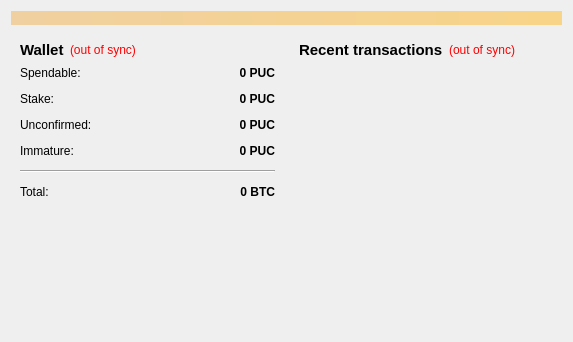
<?xml version="1.0" encoding="UTF-8"?>
<ui version="4.0">
 <class>OverviewPage</class>
 <widget class="QWidget" name="OverviewPage">
  <property name="geometry">
   <rect>
    <x>0</x>
    <y>0</y>
    <width>573</width>
    <height>342</height>
   </rect>
  </property>
  <property name="windowTitle">
   <string>Form</string>
  </property>
  <layout class="QVBoxLayout" name="topLayout">
   <item>
    <widget class="QLabel" name="labelAlerts">
     <property name="visible">
      <bool>false</bool>
     </property>
     <property name="styleSheet">
      <string notr="true">background-color: qlineargradient(x1: 0, y1: 0, x2: 1, y2: 0, stop:0 #F0D0A0, stop:1 #F8D488);  color:#000000
</string>
     </property>
     <property name="wordWrap">
      <bool>true</bool>
     </property>
     <property name="margin">
      <number>3</number>
     </property>
    </widget>
   </item>
   <item>
    <layout class="QHBoxLayout" name="horizontalLayout" stretch="1,1">
     <item>
      <layout class="QVBoxLayout" name="verticalLayout_2">
       <item>
        <widget class="QWidget" name="widget" native="true">
         <layout class="QVBoxLayout" name="verticalLayout_4">
          <item>
           <layout class="QHBoxLayout" name="horizontalLayout_4">
            <item>
             <widget class="QLabel" name="label_5">
              <property name="font">
               <font>
                <pointsize>11</pointsize>
                <weight>75</weight>
                <bold>true</bold>
               </font>
              </property>
              <property name="text">
               <string>Wallet</string>
              </property>
             </widget>
            </item>
            <item>
             <widget class="QLabel" name="labelWalletStatus">
              <property name="toolTip">
               <string>The displayed information may be out of date. Your wallet automatically synchronizes with the PlusCoin network after a connection is established, but this process has not completed yet.</string>
              </property>
              <property name="styleSheet">
               <string notr="true">QLabel { color: red; }</string>
              </property>
              <property name="text">
               <string notr="true">(out of sync)</string>
              </property>
              <property name="alignment">
               <set>Qt::AlignLeading|Qt::AlignLeft|Qt::AlignVCenter</set>
              </property>
             </widget>
            </item>
            <item>
             <spacer name="horizontalSpacer_2">
              <property name="orientation">
               <enum>Qt::Horizontal</enum>
              </property>
              <property name="sizeHint" stdset="0">
               <size>
                <width>40</width>
                <height>20</height>
               </size>
              </property>
             </spacer>
            </item>
           </layout>
          </item>
          <item>
           <layout class="QFormLayout" name="formLayout_2">
            <property name="fieldGrowthPolicy">
             <enum>QFormLayout::AllNonFixedFieldsGrow</enum>
            </property>
            <property name="horizontalSpacing">
             <number>12</number>
            </property>
            <property name="verticalSpacing">
             <number>12</number>
            </property>
            <item row="0" column="0">
             <widget class="QLabel" name="label">
              <property name="text">
               <string>Spendable:</string>
              </property>
             </widget>
            </item>
            <item row="0" column="1">
             <widget class="QLabel" name="labelBalance">
              <property name="font">
               <font>
                <weight>75</weight>
                <bold>true</bold>
               </font>
              </property>
              <property name="cursor">
               <cursorShape>IBeamCursor</cursorShape>
              </property>
              <property name="toolTip">
               <string>Your current spendable balance</string>
              </property>
              <property name="text">
               <string notr="true">0 PUC</string>
              </property>
              <property name="alignment">
               <set>Qt::AlignRight|Qt::AlignTrailing|Qt::AlignVCenter</set>
              </property>
              <property name="textInteractionFlags">
               <set>Qt::LinksAccessibleByMouse|Qt::TextSelectableByKeyboard|Qt::TextSelectableByMouse</set>
              </property>
             </widget>
            </item>
            <item row="1" column="0">
             <widget class="QLabel" name="label_6">
              <property name="text">
               <string>Stake:</string>
              </property>
             </widget>
            </item>
            <item row="1" column="1">
             <widget class="QLabel" name="labelStake">
              <property name="font">
               <font>
                <weight>75</weight>
                <bold>true</bold>
               </font>
              </property>
              <property name="cursor">
               <cursorShape>IBeamCursor</cursorShape>
              </property>
              <property name="toolTip">
               <string>Total of coins that was staked, and do not yet count toward the current balance</string>
              </property>
              <property name="text">
               <string notr="true">0 PUC</string>
              </property>
              <property name="alignment">
               <set>Qt::AlignRight|Qt::AlignTrailing|Qt::AlignVCenter</set>
              </property>
              <property name="textInteractionFlags">
               <set>Qt::LinksAccessibleByMouse|Qt::TextSelectableByKeyboard|Qt::TextSelectableByMouse</set>
              </property>
             </widget>
            </item>
            <item row="2" column="0">
             <widget class="QLabel" name="label_3">
              <property name="text">
               <string>Unconfirmed:</string>
              </property>
             </widget>
            </item>
            <item row="2" column="1">
             <widget class="QLabel" name="labelUnconfirmed">
              <property name="font">
               <font>
                <weight>75</weight>
                <bold>true</bold>
               </font>
              </property>
              <property name="cursor">
               <cursorShape>IBeamCursor</cursorShape>
              </property>
              <property name="toolTip">
               <string>Total of transactions that have yet to be confirmed, and do not yet count toward the current balance</string>
              </property>
              <property name="text">
               <string notr="true">0 PUC</string>
              </property>
              <property name="alignment">
               <set>Qt::AlignRight|Qt::AlignTrailing|Qt::AlignVCenter</set>
              </property>
              <property name="textInteractionFlags">
               <set>Qt::LinksAccessibleByMouse|Qt::TextSelectableByKeyboard|Qt::TextSelectableByMouse</set>
              </property>
             </widget>
            </item>
            <item row="3" column="0">
             <widget class="QLabel" name="labelImmatureText">
              <property name="text">
               <string>Immature:</string>
              </property>
             </widget>
            </item>
            <item row="3" column="1">
             <widget class="QLabel" name="labelImmature">
              <property name="font">
               <font>
                <weight>75</weight>
                <bold>true</bold>
               </font>
              </property>
              <property name="toolTip">
               <string>Mined balance that has not yet matured</string>
              </property>
              <property name="text">
               <string notr="true">0 PUC</string>
              </property>
              <property name="alignment">
               <set>Qt::AlignRight|Qt::AlignTrailing|Qt::AlignVCenter</set>
              </property>
              <property name="textInteractionFlags">
               <set>Qt::LinksAccessibleByMouse|Qt::TextSelectableByKeyboard|Qt::TextSelectableByMouse</set>
              </property>
             </widget>
            </item>
            <item row="4" column="0" colspan="2">
             <widget class="Line" name="line">
              <property name="orientation">
               <enum>Qt::Horizontal</enum>
              </property>
             </widget>
            </item>
            <item row="5" column="0">
             <widget class="QLabel" name="labelTotalText">
              <property name="text">
               <string>Total:</string>
              </property>
             </widget>
            </item>
            <item row="5" column="1">
             <widget class="QLabel" name="labelTotal">
              <property name="font">
               <font>
                <weight>75</weight>
                <bold>true</bold>
               </font>
              </property>
              <property name="cursor">
               <cursorShape>IBeamCursor</cursorShape>
              </property>
              <property name="toolTip">
               <string>Your current total balance</string>
              </property>
              <property name="text">
               <string notr="true">0 BTC</string>
              </property>
              <property name="alignment">
               <set>Qt::AlignRight|Qt::AlignTrailing|Qt::AlignVCenter</set>
              </property>
              <property name="textInteractionFlags">
               <set>Qt::LinksAccessibleByMouse|Qt::TextSelectableByKeyboard|Qt::TextSelectableByMouse</set>
              </property>
             </widget>
            </item>
           </layout>
          </item>
         </layout>
        </widget>
       </item>
       <item>
        <spacer name="verticalSpacer">
         <property name="orientation">
          <enum>Qt::Vertical</enum>
         </property>
         <property name="sizeHint" stdset="0">
          <size>
           <width>20</width>
           <height>40</height>
          </size>
         </property>
        </spacer>
       </item>
      </layout>
     </item>
     <item>
      <layout class="QVBoxLayout" name="verticalLayout_3">
       <item>
        <widget class="QWidget" name="widget_2" native="true">
         <layout class="QVBoxLayout" name="verticalLayout">
          <item>
           <layout class="QHBoxLayout" name="horizontalLayout_2">
            <item>
             <widget class="QLabel" name="label_4">
              <property name="font">
               <font>
                <pointsize>11</pointsize>
                <weight>75</weight>
                <bold>true</bold>
               </font>
              </property>
              <property name="text">
               <string>&lt;b&gt;Recent transactions&lt;/b&gt;</string>
              </property>
             </widget>
            </item>
            <item>
             <widget class="QLabel" name="labelTransactionsStatus">
              <property name="toolTip">
               <string>The displayed information may be out of date. Your wallet automatically synchronizes with the PlusCoin network after a connection is established, but this process has not completed yet.</string>
              </property>
              <property name="styleSheet">
               <string notr="true">QLabel { color: red; }</string>
              </property>
              <property name="text">
               <string notr="true">(out of sync)</string>
              </property>
              <property name="alignment">
               <set>Qt::AlignRight|Qt::AlignTrailing|Qt::AlignVCenter</set>
              </property>
             </widget>
            </item>
            <item>
             <spacer name="horizontalSpacer">
              <property name="orientation">
               <enum>Qt::Horizontal</enum>
              </property>
              <property name="sizeHint" stdset="0">
               <size>
                <width>40</width>
                <height>20</height>
               </size>
              </property>
             </spacer>
            </item>
           </layout>
          </item>
          <item>
           <widget class="QListView" name="listTransactions">
            <property name="styleSheet">
             <string notr="true">QListView { background: transparent; }</string>
            </property>
            <property name="frameShape">
             <enum>QFrame::NoFrame</enum>
            </property>
            <property name="verticalScrollBarPolicy">
             <enum>Qt::ScrollBarAlwaysOff</enum>
            </property>
            <property name="horizontalScrollBarPolicy">
             <enum>Qt::ScrollBarAlwaysOff</enum>
            </property>
            <property name="selectionMode">
             <enum>QAbstractItemView::NoSelection</enum>
            </property>
           </widget>
          </item>
         </layout>
        </widget>
       </item>
      </layout>
     </item>
    </layout>
   </item>
  </layout>
 </widget>
 <resources/>
 <connections/>
</ui>
